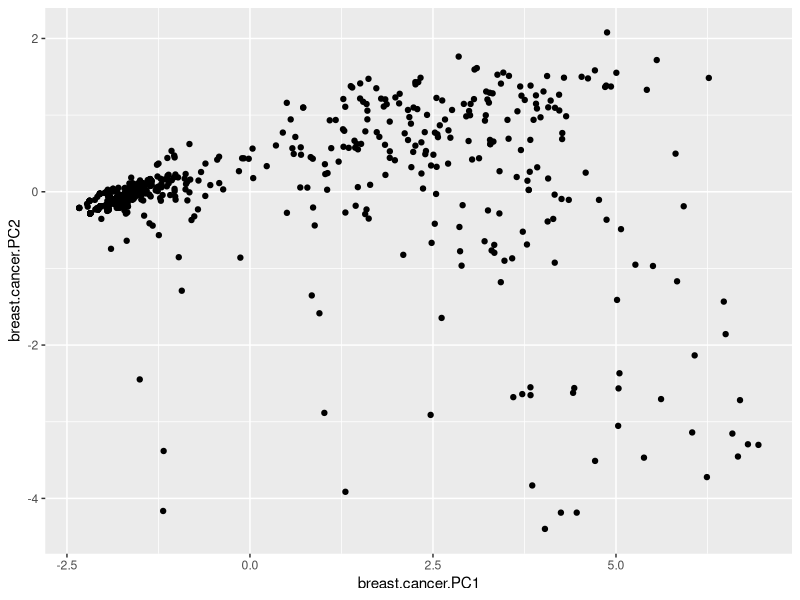
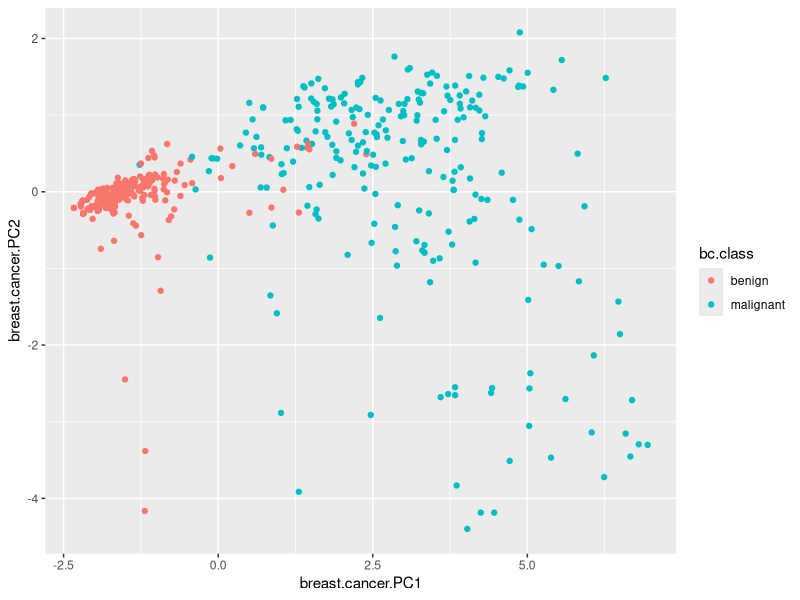
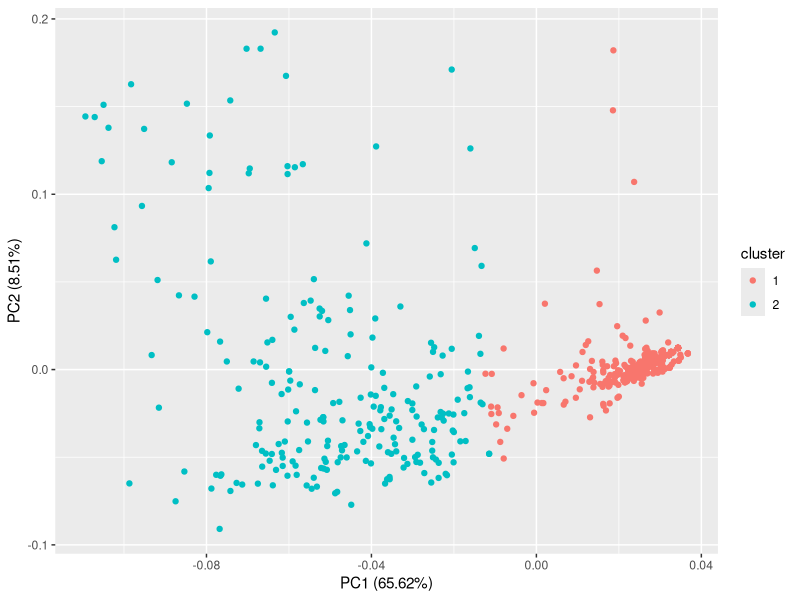
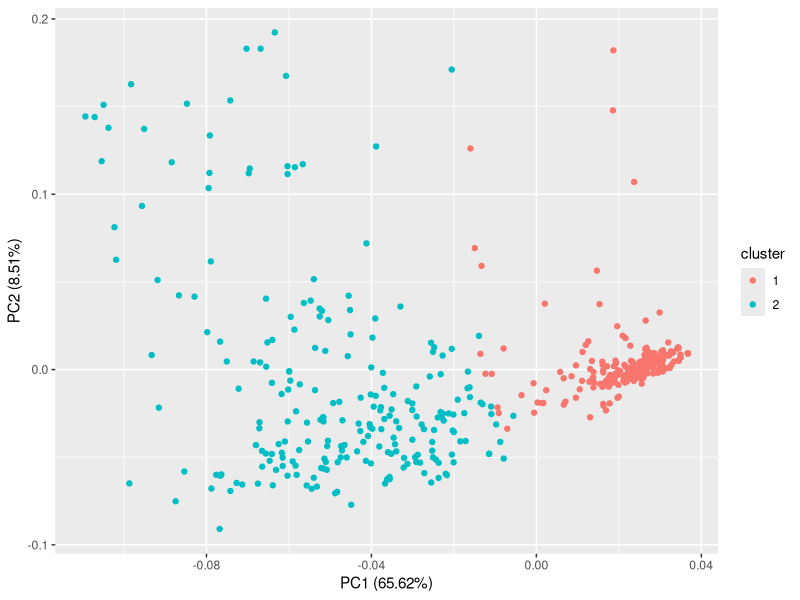
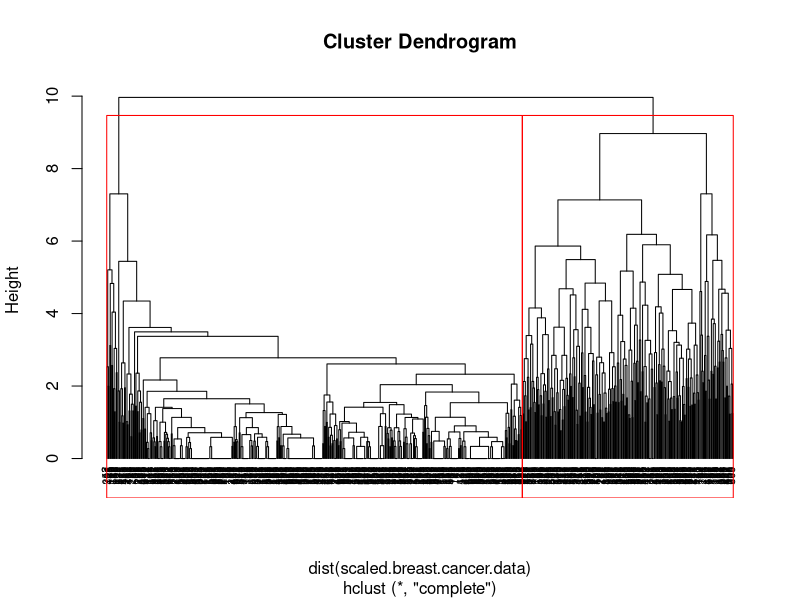

Here is the R script that generated these plots, in order:
## ---- chunk 1
knitr::opts_chunk$set(echo = TRUE, fig.align = 'center', warning = FALSE, message = FALSE)
## ---- chunk 2
library(mlbench)
data("BreastCancer")
breast.cancer.raw = BreastCancer[complete.cases(BreastCancer),]
breast.cancer.data = subset(breast.cancer.raw, select = -c(Id, Class))
scaled.breast.cancer.data = scale(sapply(breast.cancer.data, as.numeric))
breast.cancer.pc.cr <- princomp(scaled.breast.cancer.data)
breast.cancer.PC1 <- breast.cancer.pc.cr$scores[, 1]
breast.cancer.PC2 <- breast.cancer.pc.cr$scores[, 2]
summary(breast.cancer.pc.cr)
library(ggplot2)
bc.class <- as.factor(breast.cancer.raw$Class)
qplot(breast.cancer.PC1, breast.cancer.PC2)
qplot(breast.cancer.PC1, breast.cancer.PC2, col = bc.class)
## ---- chunk 3
library(ggfortify)
set.seed(1)
km.breast.cancer <- kmeans(scaled.breast.cancer.data, 2)
autoplot(km.breast.cancer, data = scaled.breast.cancer.data)
## ---- chunk 4
library(cluster)
pam.breast.cancer <- pam(scaled.breast.cancer.data , 2)
autoplot(pam.breast.cancer)
## ---- chunk 5
hc.breast.cancer <- hclust(dist(scaled.breast.cancer.data))
hc.cluster <- cutree(hc.breast.cancer, k = 2)
plot(hc.breast.cancer,hang = -1, cex = 0.6)
rect.hclust(hc.breast.cancer, k = 2, border = "red")
## ---- chunk 6
